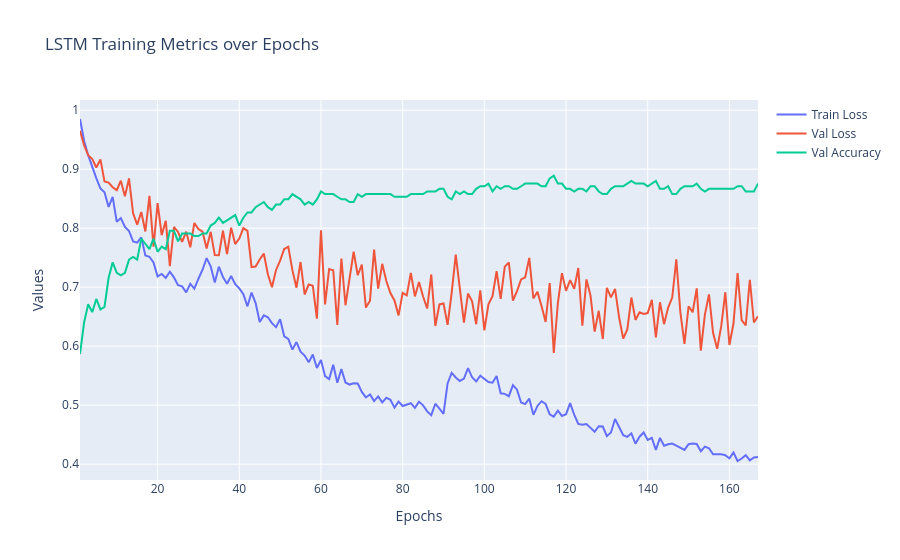

Write notebook code for a chart like this one.
### Code cell
epochs = logs["epochs"]
train_loss = logs["train_loss"]
val_loss = logs["val_loss"]
val_acc = logs["val_acc"]

fig = go.Figure()
fig.add_trace(go.Scatter(x=epochs, y=train_loss, mode="lines", name="Train Loss"))
fig.add_trace(go.Scatter(x=epochs, y=val_loss, mode="lines", name="Val Loss"))
fig.add_trace(go.Scatter(x=epochs, y=val_acc, mode="lines", name="Val Accuracy"))

fig.update_layout(
    title="LSTM Training Metrics over Epochs",
    xaxis_title="Epochs",
    yaxis_title="Values",
    hovermode="x unified"
)

fig.show()

### Figure 1 — Plotly figure (JSON) as saved in the notebook; plotly's stock layout.template omitted (floating-point values rounded to 4 significant figures; data arrays with more than 128 entries replaced by an {"elided": "..."} marker saying what was removed)
{"data": [{"mode": "lines", "name": "Train Loss", "type": "scatter", "x": {"elided": "167 int values"}, "y": {"elided": "167 float values"}}, {"mode": "lines", "name": "Val Loss", "type": "scatter", "x": {"elided": "167 int values"}, "y": {"elided": "167 float values"}}, {"mode": "lines", "name": "Val Accuracy", "type": "scatter", "x": {"elided": "167 int values"}, "y": {"elided": "167 float values"}}], "layout": {"hovermode": "x unified", "title": {"text": "LSTM Training Metrics over Epochs"}, "xaxis": {"title": {"text": "Epochs"}}, "yaxis": {"title": {"text": "Values"}}}}
